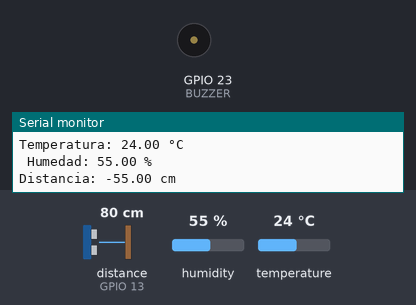
A sketch run on a simulated ESP32. On the bench: buzzer (waves = sounding, pin HIGH), the last lines printed to the serial monitor. The inputs (shaded band) are chosen by the test bench; at power-on: distance to the obstacle (sensor on GPIO 13) 80 cm, humidity 55 %, temperature 24 °C. The echo pulse lasts 58.3 µs per cm; WiFi joins after 1.5 s; servers stay silent unless stated; no MQTT or app messages arrive unless stated.

Above: at 2.8 s.
2.9 s: distance to the obstacle (sensor on GPIO 13) set to 11 cm
4.9 s: distance to the obstacle (sensor on GPIO 13) set to 8 cm
At 6.5 s:
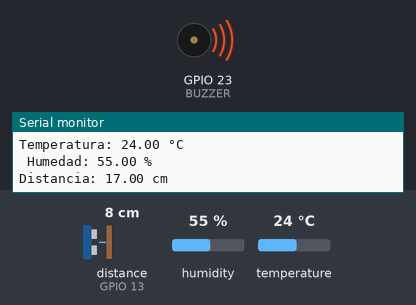
7.2 s: distance to the obstacle (sensor on GPIO 13) set to 18 cm
At 8.9 s:
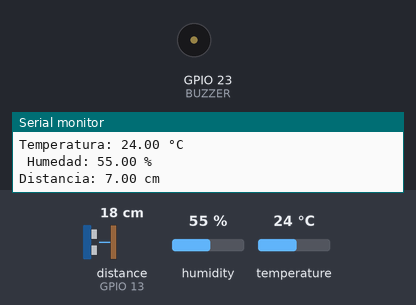
9.2 s: distance to the obstacle (sensor on GPIO 13) set to 2 cm
At 10.4 s:
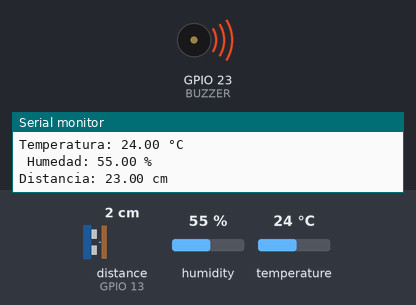
Timing chart, 0 to 12.2 s (numbered marks = the images above; inputs shaded):
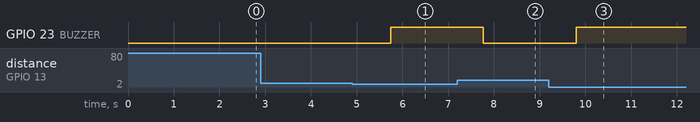

Measured:
- the behaviour switches between 10 and 9 cm on distance to the obstacle (sensor on GPIO 13) (found by bisection; images 0 and 1)
- after the input at 4.9 s, GPIO 23 (BUZZER): LOW → HIGH after 0.84 s
- after the input at 7.2 s, GPIO 23 (BUZZER): HIGH → LOW after 0.57 s
- after the input at 9.2 s, GPIO 23 (BUZZER): LOW → HIGH after 0.60 s

The sketch:

Proyecto_Final.ino
```cpp
#include <WiFi.h>
#include <PubSubClient.h>
#include <Ultrasonic.h>
#include <DHT.h>

#define DHTPIN 14        // Pin de conexión del sensor DHT11 (GPIO4)
#define DHTTYPE DHT11   // Tipo de sensor DHT11
DHT dht(DHTPIN, DHTTYPE);

#define TRIGGER_PIN 12
#define ECHO_PIN 13
#define BUZZER 23
Ultrasonic ultrasonic(TRIGGER_PIN, ECHO_PIN);

const char* ssid = "nombre_de_la_red";
const char* password = "clave_de_la_red";
const char* mqtt_server = "broker";

WiFiClient espClient;
PubSubClient client(espClient);

float temperatura = 0.0;
float humedad = 0.0;
float distancia = 0.0;
char msg1[20];

void setup() {
  // put your setup code here, to run once:
  Serial.begin(115200);
  dht.begin();
  pinMode(BUZZER,OUTPUT);
  setup_wifi();
  client.setServer(mqtt_server,1883);
  client.setCallback(callback);
}

void loop() {
  if(!client.connected()){reconnect();}
  client.loop();
  temperatura = temp();
  humedad = hum();
  distancia = ultrasonido();
  snprintf(msg1,20,"%.2f,%.2f,%.2f",temperatura,humedad,distancia);
  client.publish("canal",msg1);
  delay(1000);
}

void reconnect(){
  if(client.connect("ESP32")){
    Serial.println(".......Conexión exitosa");
  }
}

void setup_wifi(){

  //Serial.begin(115200);
  WiFi.begin(ssid,password); //se habilitará el modo estación

  // Mientras el ESP32 no se conecte al AP:
  while(WiFi.status() != WL_CONNECTED){
    delay(200);
    Serial.print(".");
  }

  //Serial.println(WiFi.localIP()); //Imprimo el IP del esp32
}

void callback(char* topic, byte* payload, unsigned int length){

  payload[length]='\0';
  String val = String((char*)payload);

}

float temp() {
  float temperatura = dht.readTemperature(); // Leer la temperatura en grados Celsius
  Serial.print("Temperatura: ");
  Serial.print(temperatura);
  Serial.println(" °C");
  return temperatura;
}

float hum() {
  float humedad = dht.readHumidity(); // Leer la humedad relativa
  Serial.print(" Humedad: ");
  Serial.print(humedad);
  Serial.println(" %");
  return humedad;
}

float ultrasonido() {
  float distancia = ultrasonic.read();
  distancia = 25 - distancia;
  if (distancia > 15){digitalWrite(BUZZER, HIGH);}
  else {digitalWrite(BUZZER, LOW);}
  Serial.print("Distancia: ");
  Serial.print(distancia);
  Serial.println(" cm");
  return distancia;
}
```
